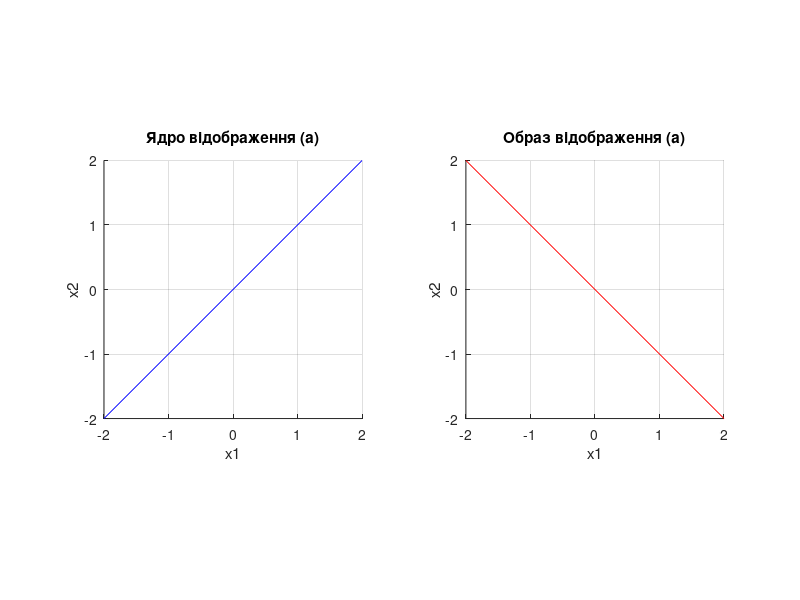
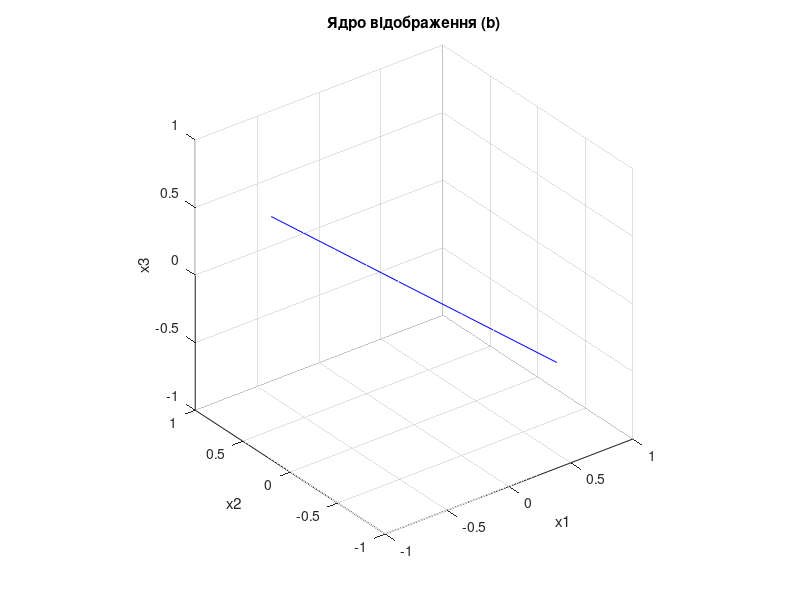

Reproduce these figures in MATLAB, in order.
clc;
clear;
figure;

% Візуалізація ядра відображення (a)
subplot(1, 2, 1);
hold on;
grid on;
axis equal;
xlim([-2, 2]);
ylim([-2, 2]);
xlabel('x1');
ylabel('x2');
title('Ядро відображення (a)');
plot([-2, 2], [-2, 2], 'b');  % Лінія ядра

% Візуалізація образу відображення (a)
subplot(1, 2, 2);
hold on;
grid on;
axis equal;
xlim([-2, 2]);
ylim([-2, 2]);
xlabel('x1');
ylabel('x2');
title('Образ відображення (a)');
plot([-2, 2], [2, -2], 'r');  % Лінія образу

% Збереження графіків
saveas(gcf, 'plot_a.png');

clc;
clear;
figure;

% Візуалізація ядра відображення (b)
x = linspace(-1, 1, 10);
y = -0.2 * x;
z = -0.8 * x;
plot3(x, y, z, 'b');
hold on;
grid on;
xlabel('x1');
ylabel('x2');
zlabel('x3');
title('Ядро відображення (b)');
axis equal;

% Візуалізація образу відображення (b) може вимагати більш складного аналізу
% для точного визначення, тому тут показано лише ядро.
% Для образу можна використовувати, наприклад, параметричні поверхні, якщо необхідно.

% Збереження графіків
saveas(gcf, 'plot_b.png');

